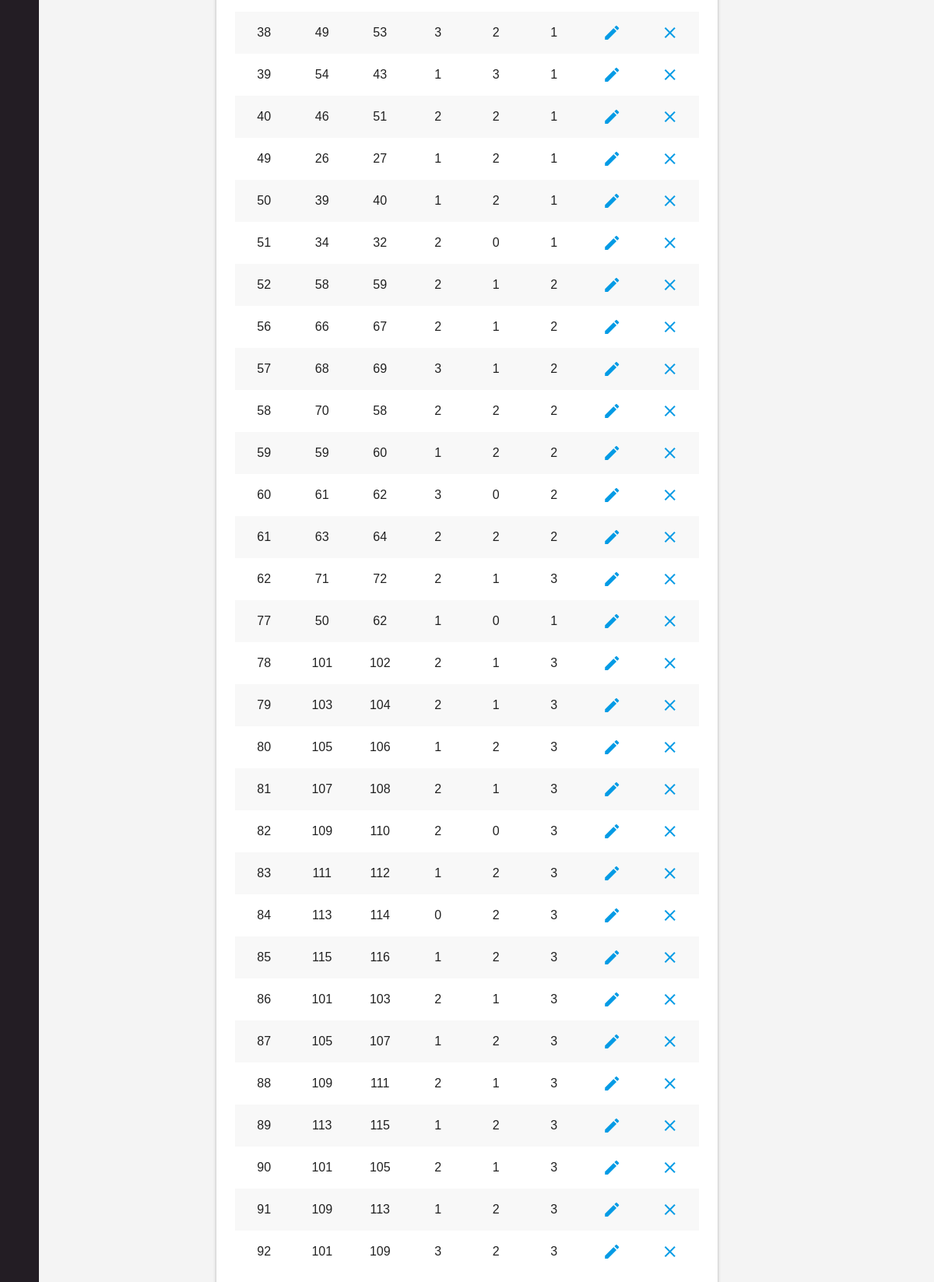
/crud/cadastrar-partidas.php (signed in, lower part), run on an earlier commit of the app's database.
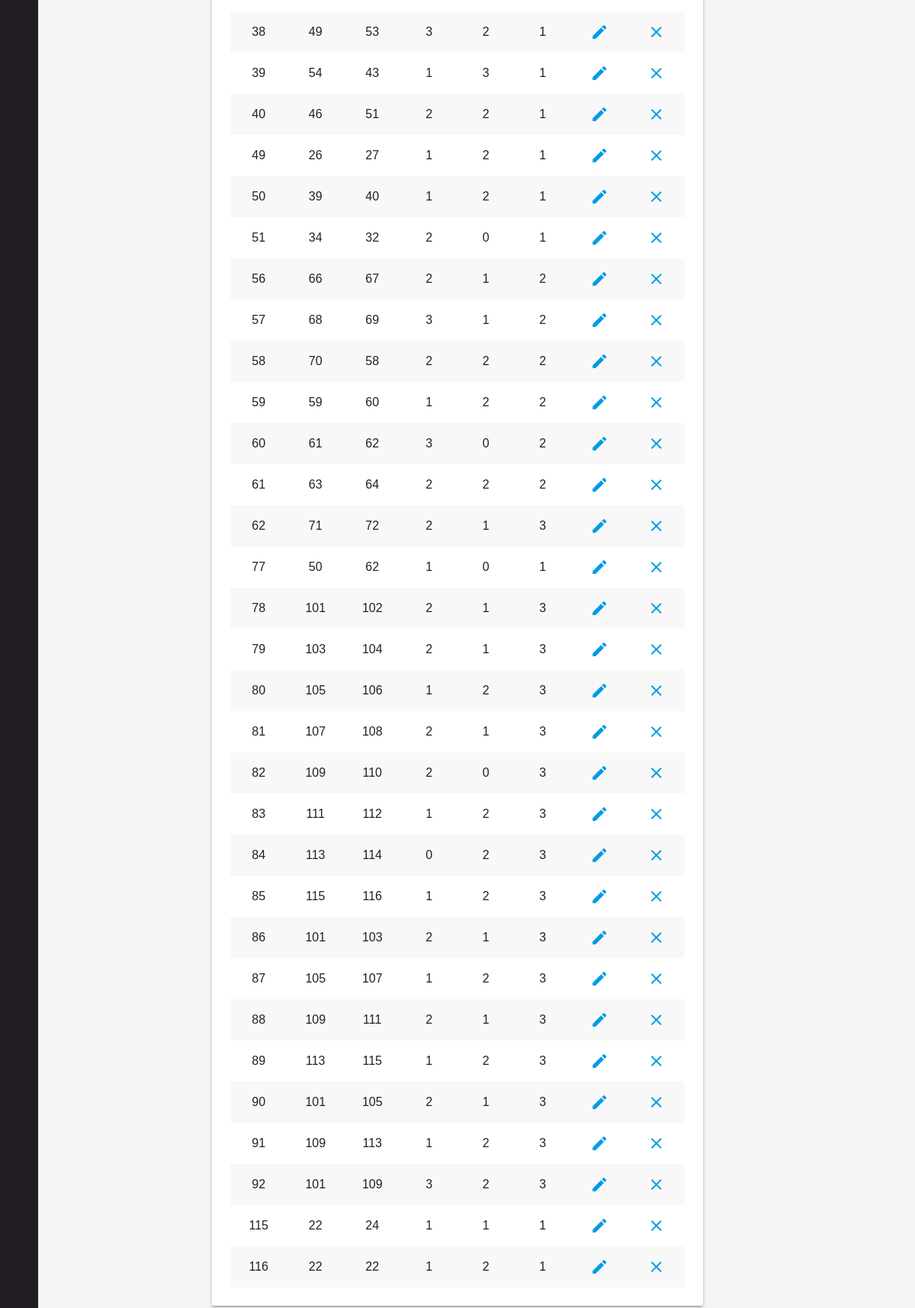
And on a later commit of the database.
### tables this page shows
CREATE TABLE IF NOT EXISTS `partidas` (
  `id_partida` int NOT NULL AUTO_INCREMENT,
  `id_equipe` int NOT NULL,
  `id_equipe2` int NOT NULL,
  `resultado` int NOT NULL,
  `resultado2` int NOT NULL,
  `data_hora` datetime NOT NULL,
  `ordem_partidas` int NOT NULL,
  `id_fase` int DEFAULT NULL,
  `id_torneio` int NOT NULL,
  `id_jogo` int NOT NULL,
  PRIMARY KEY (`id_partida`),
  KEY `fk_id_equipe3` (`id_equipe2`),
  KEY `fk_id_equipe1` (`id_equipe`) USING BTREE,
  KEY `fk_id_fase` (`id_fase`),
  KEY `fk_id_torneio` (`id_torneio`),
  KEY `fk_id_jogo_plol` (`id_jogo`)
);

### conexao.php (called while the page is built, shortened)
<?php
function executarSQL($conexao, $sql)
{
    $resultado = mysqli_query($conexao, $sql);
    return $resultado;
}

### crud/cadastrar-partidas.php (the view, shortened to what this page needs)
<?php
require_once "../conexao.php";
$conexao = conectar();
require_once "header.php";
$sql5 = "SELECT * from partidas";
$resultado_partidas = executarSQL($conexao, $sql5);
?>
<!DOCTYPE html>
<html lang="pt-br">
<head>
    <link type="text/css" rel="stylesheet" href="../css/style.css" media="screen,projection" />
</head>
<body id="main-content">
    <main class="container">
        <div class="card-panel" style="width:100%;">
            <table class="striped centered responsive-table" style="width: 100%; table-layout: fixed; max-width: 150%;">
                <tbody>
                    <?php
                    while ($equipe = mysqli_fetch_assoc($resultado_partidas)) {
                        echo '<tr>';
                        echo '<td>' . $equipe['id_partida'] . '</td>';
                        echo '<td>' . $equipe['id_equipe'] . '</td>';
                        echo '<td>' . $equipe['id_equipe2'] . '</td>';
                        echo '<td>' . $equipe['resultado'] . '</td>';
                        echo '<td>' . $equipe['resultado2'] . '</td>';
                        echo '<td>' . $equipe['id_jogo'] . '</td>';
                        echo '<td>
              <a href="form-alterarpartida.php?id_partida=' . $equipe['id_partida'] . '">
                  <i class="material-icons">edit</i>
              </a>
            </td>';
                        echo '<td> <a href="excluirpartida.php?id_partida=' . $equipe['id_partida'] . '"> <i class="material-icons">clear</i> </a> </td>';
                        echo '</tr>';
                    }
                    ?>
                </tbody>
            </table>
        </div>
    </main>
</body>
</html>

What changed in the data, as far as the page shows it:
removed partidas: id_partida "52", id_equipe "58", id_equipe2 "59", resultado "2", resultado2 "1", id_jogo "2"
added partidas: id_partida "115", id_equipe "22", id_equipe2 "24", resultado "1", resultado2 "1", id_jogo "1"
added partidas: id_partida "116", id_equipe "22", id_equipe2 "22", resultado "1", resultado2 "2", id_jogo "1"
